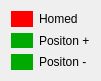
    <widget class="QWidget" name="layoutWidget_7">
     <property name="geometry">
      <rect>
       <x>90</x>
       <y>20</y>
       <width>101</width>
       <height>81</height>
      </rect>
     </property>
     <layout class="QGridLayout" name="gridLayout_13">
      <item row="0" column="1">
       <widget class="QLabel" name="label_m3_trans_home">
        <property name="styleSheet">
         <string>background-color: rgb(255, 0, 0);</string>
        </property>
        <property name="text">
         <string/>
        </property>
       </widget>
      </item>
      <item row="0" column="2">
       <widget class="QLabel" name="label_m3_trans_home_mark">
        <property name="text">
         <string>Homed</string>
        </property>
       </widget>
      </item>
      <item row="3" column="1">
       <widget class="QLabel" name="label_m3_rot_N">
        <property name="styleSheet">
         <string>background-color: rgb(0, 170, 0);</string>
        </property>
        <property name="text">
         <string/>
        </property>
       </widget>
      </item>
      <item row="1" column="2">
       <widget class="QLabel" name="label_53">
        <property name="text">
         <string>Positon +</string>
        </property>
       </widget>
      </item>
      <item row="3" column="2">
       <widget class="QLabel" name="label_55">
        <property name="text">
         <string>Positon -</string>
        </property>
       </widget>
      </item>
      <item row="1" column="1">
       <widget class="QLabel" name="label_m3_rot_P">
        <property name="styleSheet">
         <string>background-color: rgb(0, 170, 0);</string>
        </property>
        <property name="text">
         <string/>
        </property>
       </widget>
      </item>
     </layout>
    </widget>
